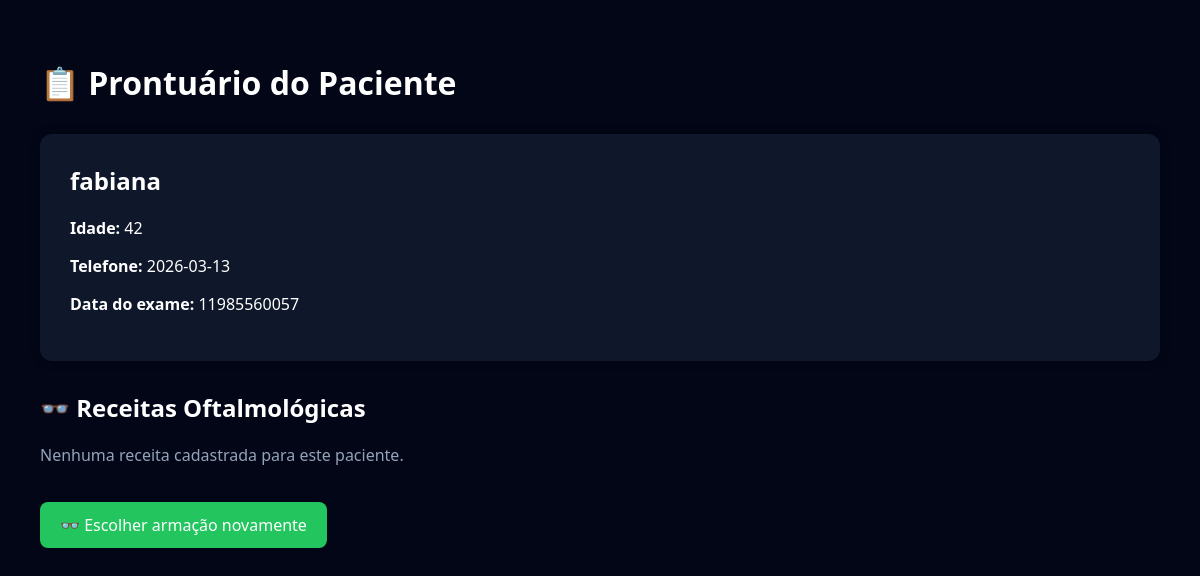
/prontuario/1, run on the app's committed database.
### tables this page shows
CREATE TABLE pacientes(
        id INTEGER PRIMARY KEY AUTOINCREMENT,
        nome TEXT NOT NULL,
        idade INTEGER,
        data_exame TEXT
    , telefone TEXT);

### app.py (the view)
@app.route("/prontuario/<int:id>")
def prontuario(id):
    conn = conectar()
    cursor = conn.cursor()
    cursor.execute("SELECT * FROM pacientes WHERE id=?", (id,))
    paciente = cursor.fetchone()
    cursor.execute("SELECT * FROM receitas WHERE paciente_id=?", (id,))
    receitas = cursor.fetchall()
    conn.close()
    return render_template(
        "prontuario.html",
        paciente=paciente,
        receitas=receitas
    )

### templates/prontuario.html (shortened to what this page needs)
<!DOCTYPE html>
<html lang="pt-BR">
<head>
</head>
<body>
<h1>📋 Prontuário do Paciente</h1>
{% if paciente %}
<div class="card">
<h2>{{ paciente[1] }}</h2>
<p><b>Idade:</b> {{ paciente[2] }}</p>
<p><b>Telefone:</b> {{ paciente[3] }}</p>
<p><b>Data do exame:</b> {{ paciente[4] }}</p>
</div>
{% else %}
<p class="sem-dados">Paciente não encontrado.</p>
{% endif %}
<h2>👓 Receitas Oftalmológicas</h2>
{% if receitas %}
{% for r in receitas %}
<div class="card">
<div class="receita-grid">
<div class="olho">
<h3>Olho Direito (OD)</h3>
<p><b>Esférico:</b> {{ r[2] }}</p>
<p><b>Cilíndrico:</b> {{ r[3] }}</p>
<p><b>Eixo:</b> {{ r[4] }}</p>
</div>
<div class="olho">
<h3>Olho Esquerdo (OE)</h3>
<p><b>Esférico:</b> {{ r[5] }}</p>
<p><b>Cilíndrico:</b> {{ r[6] }}</p>
<p><b>Eixo:</b> {{ r[7] }}</p>
</div>
</div>
<p class="adicao">Adição: {{ r[8] }}</p>
</div>
{% endfor %}
{% else %}
<p class="sem-dados">Nenhuma receita cadastrada para este paciente.</p>
{% endif %}
<a class="btn" href="/armacao">👓 Escolher armação novamente</a>
</body>
</html>

### templates/prontuario.html (style rules this page uses)
body { font-family:Segoe UI, Arial, sans-serif; background:#020617; color:white; padding:40px; margin:0; }
h1 { margin-bottom:30px; }
h2 { margin-top:0; }
.card { background:#0f172a; padding:30px; border-radius:12px; margin-bottom:30px; box-shadow:0 0 10px rgba(0,0,0,0.4); }
.btn { display:inline-block; margin-top:20px; padding:12px 20px; background:#22c55e; color:white; text-decoration:none; border-radius:8px; transition:0.3s; }
.sem-dados { color:#94a3b8; margin-top:10px; }

### data on the page
pacientes: nome "fabiana", idade "42", data_exame "2026-03-13", telefone "11985560057"
